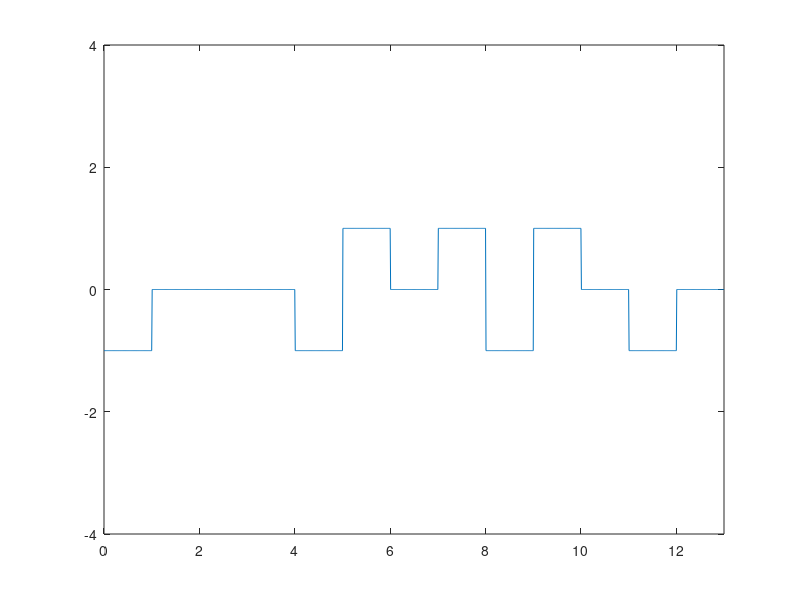

Recreate this plot in MATLAB.
clear;

bits = [1,0,0,0,0,0,0,0,0,1,0,1,0];

bit_rate=1;

pre_vol=1;
amp=1;
amp=pre_vol*amp;
tmp=amp;
cont=0;

for i=1:length(bits);
  if (bits(i)==0)
    cont=cont+1;
  endif
  if cont>7
    amplitude(i-4)=amp;
    amplitude(i-3)=-amp;
    amplitude(i-1)=-amp;
    amplitude(i)=amp;
    cont=0;
  
  elseif (bits(i)==0)
    amplitude(i)=0;
  else
    amplitude(i)=-amp;
    amp=amplitude(i);
  endif
  
  
endfor

Time=length(bits)/bit_rate;
n=100;
time=0:0.01:Time;
x=1;
for i=1:length(time)
  y_valu(i)=amplitude(x);
  if time(i)*bit_rate>=x
    x=x+1;
  endif
endfor

plot(time,y_valu);
axis([0 Time -4 4]);
